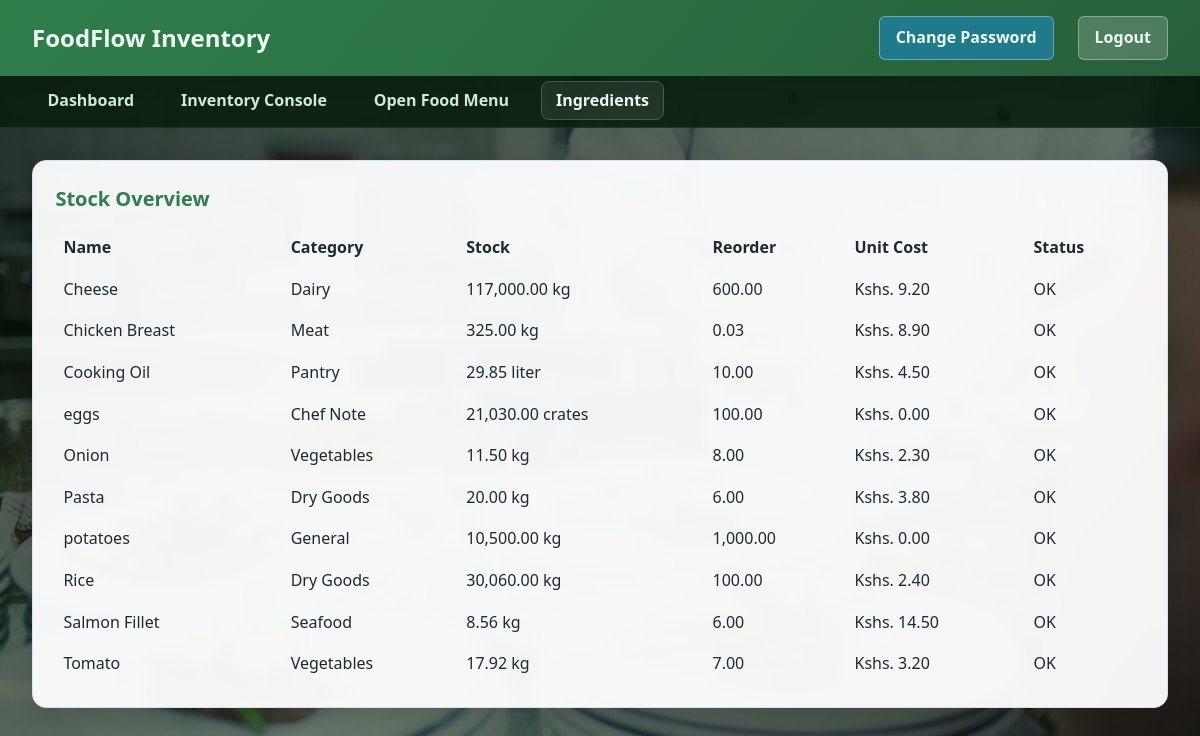
The app's page /roles/ingredients.php (signed in) with its own data.
### tables this page shows
CREATE TABLE `ingredients` (
  `id` int NOT NULL AUTO_INCREMENT,
  `name` varchar(120) NOT NULL,
  `category` varchar(80) DEFAULT NULL,
  `unit` varchar(20) NOT NULL,
  `current_stock` decimal(10,2) NOT NULL DEFAULT '0.00',
  `reorder_level` decimal(10,2) NOT NULL DEFAULT '0.00',
  `unit_cost` decimal(10,2) NOT NULL DEFAULT '0.00',
  `is_active` tinyint(1) DEFAULT '1',
  `created_at` timestamp NULL DEFAULT CURRENT_TIMESTAMP,
  `updated_at` timestamp NULL DEFAULT CURRENT_TIMESTAMP ON UPDATE CURRENT_TIMESTAMP,
  PRIMARY KEY (`id`)
);

### roles/ingredients.php (the view, shortened to what this page needs)
<?php
$role = (string)($_SESSION['role'] ?? '');
$conn = new mysqli('localhost', 'root', '1234', 'food_inventory');
$ingredients = $conn->query('SELECT * FROM ingredients ORDER BY name');
$isAdmin = $role === 'admin';
$isChef = $role === 'chef';
?>
<!DOCTYPE html>
<html lang="en"><head><meta charset="UTF-8"><meta name="viewport" content="width=device-width, initial-scale=1.0"><title>Ingredients - FoodFlow</title><link rel="stylesheet" href="roles_styles.css"></head>
<body class="dashboard-photo <?php echo $isAdmin ? 'dashboard-admin' : ($isChef ? 'dashboard-chef' : 'dashboard-manager'); ?>">
<nav class="navbar"><div class="navbar-brand">FoodFlow Inventory</div><div class="navbar-user"><a href="../auth/change_password.php" class="logout-btn" style="margin-right:8px;background:#1f7a8c;">Change Password</a><a href="../auth/logout.php" class="logout-btn">Logout</a></div></nav>
<nav class="admin-nav"><ul class="admin-nav-links"><?php if ($isAdmin): ?><li><a href="../admin/admin_dashboard.php">Dashboard</a></li><li><a href="../admin/manage_users.php">Manage Users</a></li><li><a href="../admin/system_audit.php">System Audit</a></li><?php elseif ($isChef): ?><li><a href="chef_dashboard.php">Dashboard</a></li><li><a href="chef_inventory.php">Inventory Console</a></li><li><a href="open_menu.php">Open Food Menu</a></li><?php else: ?><li><a href="manager_dashboard.php">Dashboard</a></li><li><a href="manager_controls.php">Thresholds &amp; Approvals</a></li><li><a href="manager_reports.php">Reports</a></li><?php endif; ?><li><a href="ingredients.php" class="active">Ingredients</a></li><?php if (!$isChef): ?><li><a href="stock_movements.php">Stock Movements</a></li><?php endif; ?></ul></nav>
<div class="container">
    <div class="card" style="margin-top:16px;">
        <h3> Stock Overview</h3>
        <div style="overflow-x:auto;">
            <table style="width:100%;border-collapse:collapse;">
                <thead><tr><th style="text-align:left;padding:8px;">Name</th><th style="text-align:left;padding:8px;">Category</th><th style="text-align:left;padding:8px;">Stock</th><th style="text-align:left;padding:8px;">Reorder</th><th style="text-align:left;padding:8px;">Unit Cost</th><th style="text-align:left;padding:8px;">Status</th></tr></thead>
                <tbody>
                <?php while($i = $ingredients->fetch_assoc()): $low = ((float)$i['current_stock'] <= (float)$i['reorder_level']); ?>
                    <tr>
                        <td style="padding:8px;"><?php echo htmlspecialchars($i['name']); ?></td>
                        <td style="padding:8px;"><?php echo htmlspecialchars((string)$i['category']); ?></td>
                        <td style="padding:8px;"><?php echo number_format((float)$i['current_stock'],2) . ' ' . htmlspecialchars($i['unit']); ?></td>
                        <td style="padding:8px;"><?php echo number_format((float)$i['reorder_level'],2); ?></td>
                        <td style="padding:8px;">Kshs. <?php echo number_format((float)$i['unit_cost'],2); ?></td>
                        <td style="padding:8px;"><?php echo $low ? 'Low Stock' : 'OK'; ?></td>
                    </tr>
                <?php endwhile; ?>
                </tbody>
            </table>
        </div>
    </div>
</div>
</body></html>

### roles/roles_styles.css (style rules this page uses)
* { margin: 0; padding: 0; box-sizing: border-box; font-family: 'Segoe UI', Tahoma, Geneva, Verdana, sans-serif; }
:root { --text: #1f2933; --muted: #546476; --surface: #ffffff; --surface-soft: #f5f8fb; --border: #d8e1ea; --overlay-a: rgba(8, 18, 28, 0.78); --overlay-b: rgba(10, 22, 36, 0.56); --accent-1: #b48a36; --accent-2: #3f7c87; --accent-3: #e6c276; --accent-contrast: #102129; --nav-bg-1: #b48a36; --nav-bg-2: #3f7c87; --nav-text: #f7fafc; --subnav-bg: rgba(15, 32, 42, 0.86); --subnav-text: #d7e3ed; --btn-primary-1: #b48a36; --btn-primary-2: #3f7c87; --btn-primary-text: #f7fafc; --role-pill-1: #c9a256; --role-pill-2: #7db1ba; --role-pill-text: #1a2830; --status-pending-bg: #fff4d2; --status-pending-text: #6d520f; --status-served-bg: #d7f2e1; --status-served-text: #145c3a; --status-cancel-bg: #f8d5d9; --status-cancel-text: #7a2330; }
body { background: var(--surface-soft); color: var(--text); line-height: 1.6; }
body.dashboard-photo { min-height: 100vh; background-size: cover; background-position: center; background-repeat: no-repeat; background-attachment: fixed; }
body.dashboard-photo::before { content: ""; position: fixed; inset: 0; background: linear-gradient(145deg, var(--overlay-a) 0%, var(--overlay-b) 58%, var(--overlay-a) 100%); pointer-events: none; z-index: 0; }
body.dashboard-photo .navbar, body.dashboard-photo .admin-nav, body.dashboard-photo .container { position: relative; z-index: 1; }
body.dashboard-chef { background-image: url('../Assets/chef.jpg'); --overlay-a: rgba(8, 16, 9, 0.82); --overlay-b: rgba(20, 42, 18, 0.62); --accent-1: #3fad61; --accent-2: #2f7f4b; --accent-3: #9ce3b3; --accent-contrast: #edf9f1; --nav-bg-1: #2f7f4b; --nav-bg-2: #275f3a; --nav-text: #edfbf2; --subnav-bg: rgba(11, 31, 15, 0.9); --subnav-text: #cdebd7; --btn-primary-1: #3fad61; --btn-primary-2: #2f7f4b; --btn-primary-text: #edfbf2; --role-pill-1: #62be7e; --role-pill-2: #a6e3ba; --role-pill-text: #163123; }
.navbar { background: linear-gradient(130deg, var(--nav-bg-1) 0%, var(--nav-bg-2) 100%); color: var(--nav-text); padding: 1rem 2rem; display: flex; justify-content: space-between; align-items: center; box-shadow: 0 8px 22px rgba(0, 0, 0, 0.22); }
.navbar-brand { font-size: 1.5rem; font-weight: 700; color: var(--nav-text); }
.navbar-user { display: flex; align-items: center; gap: 1rem; color: var(--nav-text); }
.logout-btn { background: rgba(255, 255, 255, 0.18); color: var(--nav-text); border: 1px solid rgba(255, 255, 255, 0.35); padding: 0.5rem 1rem; border-radius: 6px; cursor: pointer; text-decoration: none; transition: all 0.2s ease; font-weight: 600; }
.admin-nav { background: var(--subnav-bg); padding: 0.8rem 2rem; border-bottom: 1px solid rgba(255, 255, 255, 0.08); }
.admin-nav-links { display: flex; gap: 1rem; list-style: none; flex-wrap: wrap; }
.admin-nav-links a { color: var(--subnav-text); text-decoration: none; padding: 0.45rem 0.9rem; border-radius: 8px; transition: all 0.2s ease; font-weight: 600; border: 1px solid transparent; }
.admin-nav-links a:hover, .admin-nav-links a.active { color: var(--accent-contrast); background: rgba(255, 255, 255, 0.08); border-color: rgba(255, 255, 255, 0.18); }
.container { max-width: 1400px; margin: 2rem auto; padding: 0 2rem; }
.card { background: var(--surface); color: var(--text); padding: 1.4rem; border-radius: 14px; border: 1px solid var(--border); box-shadow: 0 10px 28px rgba(3, 14, 24, 0.18); margin-bottom: 1.2rem; }
body.dashboard-photo .card, body.dashboard-photo .stat-card, body.dashboard-photo .chart-card { background: rgba(255, 255, 255, 0.95); -webkit-backdrop-filter: blur(5px); backdrop-filter: blur(5px); }
.card h1, .card h2, .card h3, .chart-card h4 { color: var(--accent-2); margin-bottom: 0.75rem; }
.card h3 { font-size: 1.25rem; }

### records on screen
ingredients: name "Cheese", category "Dairy", current_stock "117,000.00", unit "kg", reorder_level "600.00", unit_cost "9.20", shows "OK"
ingredients: name "Chicken Breast", category "Meat", current_stock "325.00", unit "kg", reorder_level "0.03", unit_cost "8.90", shows "OK"
ingredients: name "Cooking Oil", category "Pantry", current_stock "29.85", unit "liter", reorder_level "10.00", unit_cost "4.50", shows "OK"
ingredients: name "eggs", category "Chef Note", current_stock "21,030.00", unit "crates", reorder_level "100.00", unit_cost "0.00", shows "OK"
ingredients: name "Onion", category "Vegetables", current_stock "11.50", unit "kg", reorder_level "8.00", unit_cost "2.30", shows "OK"
ingredients: name "Pasta", category "Dry Goods", current_stock "20.00", unit "kg", reorder_level "6.00", unit_cost "3.80", shows "OK"
ingredients: name "potatoes", category "General", current_stock "10,500.00", unit "kg", reorder_level "1,000.00", unit_cost "0.00", shows "OK"
ingredients: name "Rice", category "Dry Goods", current_stock "30,060.00", unit "kg", reorder_level "100.00", unit_cost "2.40", shows "OK"
ingredients: name "Salmon Fillet", category "Seafood", current_stock "8.56", unit "kg", reorder_level "6.00", unit_cost "14.50", shows "OK"
ingredients: name "Tomato", category "Vegetables", current_stock "17.92", unit "kg", reorder_level "7.00", unit_cost "3.20", shows "OK"
